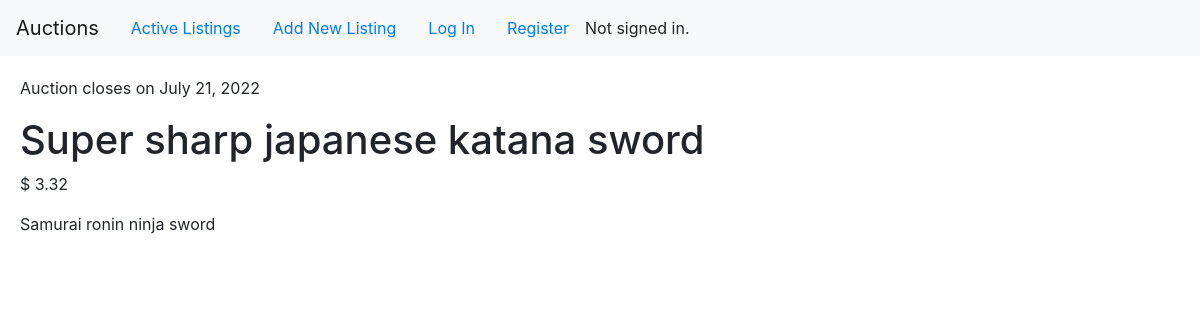
Page /listings/1 on the committed database.
### auctions/models.py (models this page shows, shortened)
class Listing(models.Model):
    title = models.CharField(max_length=200)
    category = models.CharField(max_length=200)
    description = models.CharField(max_length=500)
    price = models.DecimalField(max_digits=8, decimal_places=2)
    start_date = models.DateField(auto_now_add=True, editable=False)
    end_date = models.DateField()

### auctions/views.py (the view)
# urls.py: path("listings/<str:listing_id>", views.listing, name="listing"),
def listing(request, listing_id):
    l = Listing.objects.get(id=listing_id)
    return render(request, "auctions/listing.html", {
        "start_date": l.start_date,
        "end_date": l.end_date,
        "title": l.title,
        "category": l.category,
        "price": l.price,
        "description": l.description
    })

### auctions/templates/auctions/listing.html
{% extends "auctions/layout.html" %}
{% block body %}
    <p>Auction closes on {{ end_date }} </p>
    <h1>{{ title }}</h1>
    <p>$ {{ price }}</p>
    <p>{{ description }}</p>
{% endblock %}

### auctions/static/auctions/styles.css (style rules this page uses)
body { margin: 0; }

### rows in the picture
Listing: end_date "July 21, 2022", title "Super sharp japanese katana sword", price "3.32", description "Samurai ronin ninja sword"
